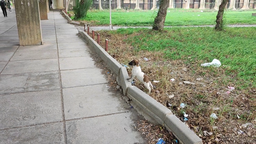
#> input picture S1/CM/Frames/Frame04.png, 256 x 144 px, shrunk from 1920 x 1080 before the run, given in place of Frame04.jpg, which was not available
$ jupyter execute main.ipynb
#> lines starting #> are read from the running program, lines starting #| are printed output that depends on the picture; pictures that were not available may be replaced by others from this repository, and a replacement may not be noted
[cell 1]
# Code to Perform Block Matching

import numpy as np
import cv2
import os
import math

[cell 2]
def YCrCb2BGR(image):
    """
    Converts numpy image into from YCrCb to BGR color space
    """
    return cv2.cvtColor(image, cv2.COLOR_BGR2YCrCb)

def BGR2YCrCb(image):
    """
    Converts numpy image into from BGR to YCrCb color space
    """
    return cv2.cvtColor(image, cv2.COLOR_YCrCb2BGR)

def segmentImage(anchor, blockSize=16):
    """
    Determines how many macroblocks an image is composed of
    :param anchor: I-Frame
    :param blockSize: Size of macroblocks in pixels
    :return: number of rows and columns of macroblocks within
    """
    h, w = anchor.shape
    hSegments = int(h / blockSize)
    wSegments = int(w / blockSize)
    totBlocks = int(hSegments * wSegments)


    print(f"Height: {h}, Width: {w}")
    print(f"Segments: Height: {hSegments}, Width: {wSegments}")
    print(f"Total Blocks: {totBlocks}")

    return hSegments, wSegments

def getCenter(x, y, blockSize):

    ## Determines center of a block with x, y as top left corner coordinates and blockSize as blockSize
    ## return: x, y coordinates of center of a block

    return (int(x + blockSize/2), int(y + blockSize/2))

def getAnchorSearchArea(x, y, anchor, blockSize, searchArea):
    """
    Returns image of anchor search area
    :param x, y: top left coordinate of macroblock in Current Frame
    :param anchor: I-Frame
    :param blockSize: size of block in pixels
    :param searchArea: size of search area in pixels
    :return: Image of anchor search area
    """
    h, w = anchor.shape
    cx, cy = getCenter(x, y, blockSize)

    sx = max(0, cx-int(blockSize/2)-searchArea) # ensure search area is in bounds
    sy = max(0, cy-int(blockSize/2)-searchArea) # and get top left corner of search area

    # slice anchor frame within bounds to produce anchor search area
    anchorSearch = anchor[sy:min(sy+searchArea*2+blockSize, h), sx:min(sx+searchArea*2+blockSize, w)]

    return anchorSearch

[cell 3]
def getBlockZone(p, aSearch, tBlock, blockSize):
    """
    Retrieves the block searched in the anchor search area to be compared with the macroblock tBlock in the current frame
    :param p: x,y coordinates of macroblock center from current frame
    :param aSearch: anchor search area image
    :param tBlock: macroblock from current frame
    :param blockSize: size of macroblock in pixels
    :return: macroblock from anchor
    """
    px, py = p # coordinates of macroblock center
    px, py = px-int(blockSize/2), py-int(blockSize/2) # get top left corner of macroblock
    px, py = max(0,px), max(0,py) # ensure macroblock is within bounds

    aBlock = aSearch[py:py+blockSize, px:px+blockSize] # retrive macroblock from anchor search area


    # [6 lines of commented-out code are left out]

    return aBlock

[cell 4]
def getMSE(tBlock, aBlock):
    # Ensure that both blocks have the same shape
    if tBlock.shape != aBlock.shape:
        # Resize blocks to have the same shape
        min_rows = min(tBlock.shape[0], aBlock.shape[0])
        min_cols = min(tBlock.shape[1], aBlock.shape[1])
        tBlock_resized = cv2.resize(tBlock, (min_cols, min_rows))
        aBlock_resized = cv2.resize(aBlock, (min_cols, min_rows))
    else:
        tBlock_resized = tBlock
        aBlock_resized = aBlock

    return np.sum(np.square(np.subtract(tBlock_resized, aBlock_resized))) / (tBlock_resized.shape[0] * tBlock_resized.shape[1])

[cell 5]
def getBestMatchLogarithmic(tBlock, aSearch, blockSize):
    """
    Implemented Logarithmic Search instead of 3 Step Search.
    :param tBlock: macroblock from the current frame
    :param aSearch: anchor search area
    :param blockSize: size of macroblock in pixels
    :return: macroblock from anchor search area with least MSE
    """
    ah, aw = aSearch.shape
    acy, acx = int(ah/2), int(aw/2)  # get center of anchor search area

    minMSE = float("+inf")
    minP = None

    max_radius = max(acy, acx)
    radius = max_radius

    while radius > 1:
        theta = 0
        while theta < 2 * math.pi:
            x_offset = int(radius * math.cos(theta))
            y_offset = int(radius * math.sin(theta))

            px, py = (acx + x_offset, acy + y_offset)

            px, py = px - int(blockSize / 2), py - int(blockSize / 2)  # get top left corner of point
            px, py = max(0, px), max(0, py)  # ensure point is within bounds

            aBlock = getBlockZone((px, py), aSearch, tBlock, blockSize)  # get anchor macroblock
            MSE = getMSE(tBlock, aBlock)  # determine MSE

            if MSE < minMSE:  # store point with minimum MSE
                minMSE = MSE
                minP = (px + int(blockSize / 2), py + int(blockSize / 2))  # center of anchor block with minimum MSE

            theta += math.pi / 8  # 45 degrees increment

        radius = int(radius / 2)

    px, py = minP
    px, py = px - int(blockSize / 2), py - int(blockSize / 2)  # get top left corner of minP
    px, py = max(0, px), max(0, py)  # ensure minP is within bounds
    matchBlock = aSearch[py:py + blockSize, px:px + blockSize]  # retrieve best macroblock from anchor search area

    return matchBlock

[cell 6]
def blockSearchBody(anchor, target, blockSize, searchArea=7):
    """
    Facilitates the creation of a predicted frame based on the anchor and target frame
    :param anchor: I-Frame
    :param target: Current Frame to create a P-Frame from
    :param blockSize: size of macroBlock in pixels
    :param searchArea: size of searchArea extended from blockSize
    :return: predicted frame
    """
    h, w = anchor.shape
    hSegments, wSegments = segmentImage(anchor, blockSize)

    predicted = np.ones((h, w)) * 255
    bcount = 0
    for y in range(0, int(hSegments * blockSize), blockSize):
        for x in range(0, int(wSegments * blockSize), blockSize):
            bcount += 1
            targetBlock = target[y:y + blockSize, x:x + blockSize]  # get current macroblock

            anchorSearchArea = getAnchorSearchArea(x, y, anchor, blockSize, searchArea)  # get anchor search area

            anchorBlock = getBestMatchLogarithmic(targetBlock, anchorSearchArea, blockSize)  # get best anchor macroblock

            # Ensure the shapes match by resizing the anchorBlock to match the targetBlock size
            anchorBlock = cv2.resize(anchorBlock, (blockSize, blockSize))

            predicted[y:y + blockSize, x:x + blockSize] = anchorBlock  # add anchor block to predicted frame

    assert bcount == int(hSegments * wSegments)  # check all macroblocks are accounted for

    return predicted

[cell 7]
def getResidual(target, predicted):
    """Create residual frame from target frame - predicted frame"""
    return np.subtract(target, predicted)

def getReconstructTarget(residual, predicted):
    """Reconstruct target frame from residual frame plus predicted frame"""
    return np.add(residual, predicted)

def getResidualMetric(residualFrame):
    """Calculate residual metric from average of sum of absolute residual values in residual frame"""
    return np.sum(np.abs(residualFrame))/(residualFrame.shape[0]*residualFrame.shape[1])

[cell 8]
def preprocess(anchor, target, blockSize):

    if isinstance(anchor, str) and isinstance(target, str):
        anchorFrame = BGR2YCrCb(cv2.imread(anchor))[:, :, 0] # get luma component
        targetFrame = BGR2YCrCb(cv2.imread(target))[:, :, 0] # get luma component

    elif isinstance(anchor, np.ndarray) and isinstance(target, np.ndarray):
        anchorFrame = BGR2YCrCb(anchor)[:, :, 0] # get luma component
        targetFrame = BGR2YCrCb(target)[:, :, 0] # get luma component

    else:
        raise ValueError

    #resize frame to fit segmentation
    hSegments, wSegments = segmentImage(anchorFrame, blockSize)
    anchorFrame = cv2.resize(anchorFrame, (int(wSegments*blockSize), int(hSegments*blockSize)))
    targetFrame = cv2.resize(targetFrame, (int(wSegments*blockSize), int(hSegments*blockSize)))

    #if debug:
        #print(f"A SIZE: {anchorFrame.shape}")
        #print(f"T SIZE: {targetFrame.shape}")


    return (anchorFrame, targetFrame)

[cell 9]
def main(anchorFrame, targetFrame, outfile="OUTPUT", blockSize = 16):
    """
    Calculate residual frame and metric along with other artifacts
    :param anchor: file path of I-Frame or I-Frame
    :param target: file path of Current Frame or Current Frame
    :return: residual metric
    """
    anchorFrame, targetFrame = preprocess(anchorFrame, targetFrame, blockSize) #processes frame or filepath to frame
#> in preprocess, `anchorFrame = BGR2YCrCb(cv2.imread(anchor))[:, :, 0]`:
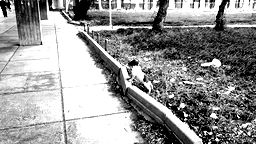
#> anchorFrame: shape (144, 256); min 0, max 255, mean 149.2
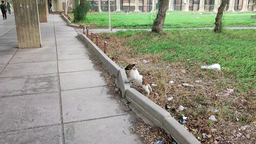
#> input picture S1/CM/Frames/Frame05.png, 256 x 144 px, shrunk from 1920 x 1080 before the run, given in place of Frame05.jpg, which was not available
#> in BGR2YCrCb (call 2), `return cv2.cvtColor(image, cv2.COLOR_YCrCb2BGR)`:
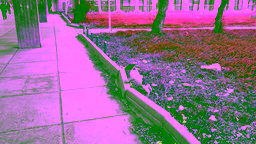
#> returned value: shape (144, 256, 3); mean B, G, R 148.6, 108.9, 149.7
#> in preprocess, `targetFrame = BGR2YCrCb(cv2.imread(target))[:, :, 0]`:
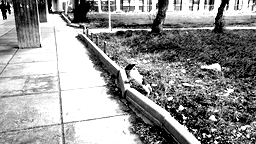
#> targetFrame: shape (144, 256); min 0, max 255, mean 148.6
#| Height: 144, Width: 256
#| Segments: Height: 9, Width: 16
#| Total Blocks: 144
#> in preprocess, `hSegments, wSegments = segmentImage(anchorFrame, blockSize)`: hSegments = 9; wSegments = 16

    predictedFrame = blockSearchBody(anchorFrame, targetFrame, blockSize)
#| Height: 144, Width: 256
#| Segments: Height: 9, Width: 16
#| Total Blocks: 144
#> in blockSearchBody, `hSegments, wSegments = segmentImage(anchor, blockSize)`: hSegments = 9; wSegments = 16
#> the loop in blockSearchBody, `for y in range(0, int(hSegments * blockSize), blockSize):` made 9 passes
#> pass 1, in getAnchorSearchArea (call 2), `anchorSearch = anchor[sy:min(sy+searchArea*2+blockSize, h), sx:min(sx+..`:
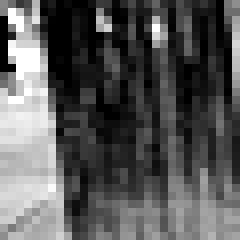
#> anchorSearch: shape (30, 30) (shown 8 times larger); min 0, max 255, mean 87.6
#> pass 1, in getAnchorSearchArea (call 3), `anchorSearch = anchor[sy:min(sy+searchArea*2+blockSize, h), sx:min(sx+..`:
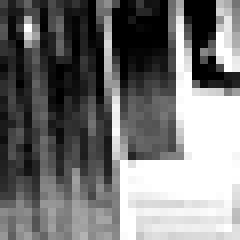
#> anchorSearch: shape (30, 30) (shown 8 times larger); min 0, max 255, mean 117.2
#> after the loop in blockSearchBody, `for y in range(0, int(hSegments * blockSize), blockSize):`:
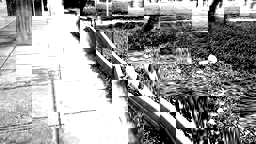
#> predicted: shape (144, 256) float64; min 0, max 255, mean 154.3
    residualFrame = getResidual(targetFrame, predictedFrame)
#> in getResidual, `return np.subtract(target, predicted)`:
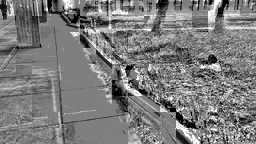
#> returned value: shape (144, 256) float64; min -255, max 255, mean -5.7; drawn with min black and max white
    naiveResidualFrame = getResidual(anchorFrame, targetFrame)
#> in getResidual (call 2), `return np.subtract(target, predicted)`:
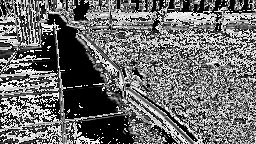
#> returned value: shape (144, 256); min 0, max 255, mean 107.8
    reconstructTargetFrame = getReconstructTarget(residualFrame, predictedFrame)

    residualMetric = getResidualMetric(residualFrame)
    naiveResidualMetric = getResidualMetric(naiveResidualFrame)

    rmText = f"Residual Metric: {residualMetric:.2f}"
    nrmText = f"Naive Residual Metric: {naiveResidualMetric:.2f}"

    isdir = os.path.isdir(outfile)
    if not isdir:
        os.mkdir(outfile)


    cv2.imwrite("OUTPUT/targetFrame.png", targetFrame)
    cv2.imwrite("OUTPUT/predictedFrame.png", predictedFrame)
    cv2.imwrite("OUTPUT/residualFrame.png", residualFrame)
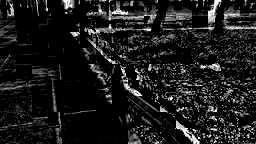
#> saved as residualFrame.png: shape (144, 256); min 0, max 255, mean 27
    cv2.imwrite("OUTPUT/reconstructTargetFrame.png", reconstructTargetFrame)
    cv2.imwrite("OUTPUT/naiveResidualFrame.png", naiveResidualFrame)
    resultsFile = open("OUTPUT/results.txt", "w"); resultsFile.write(f"{rmText}\n{nrmText}\n"); resultsFile.close()

    print(rmText)
#| Residual Metric: 59.64
    print(nrmText)
#| Naive Residual Metric: 107.78

    return residualMetric, residualFrame

if __name__ == "__main__":
    anchorPath = "C://Users//Rafik//Desktop//Master Miv//CM\Projects//Test//Frame04.jpg"
    targetPath = "C://Users//Rafik//Desktop//Master Miv//CM\Projects//Test//Frame05.jpg"
    # anchorPath = "C://Users//Rafik//Desktop//Master Miv//CM\Projects//Test//Frame02.png"
    # targetPath = "C://Users//Rafik//Desktop//Master Miv//CM\Projects//Test//Frame02.png"
    main(anchorPath, targetPath)
